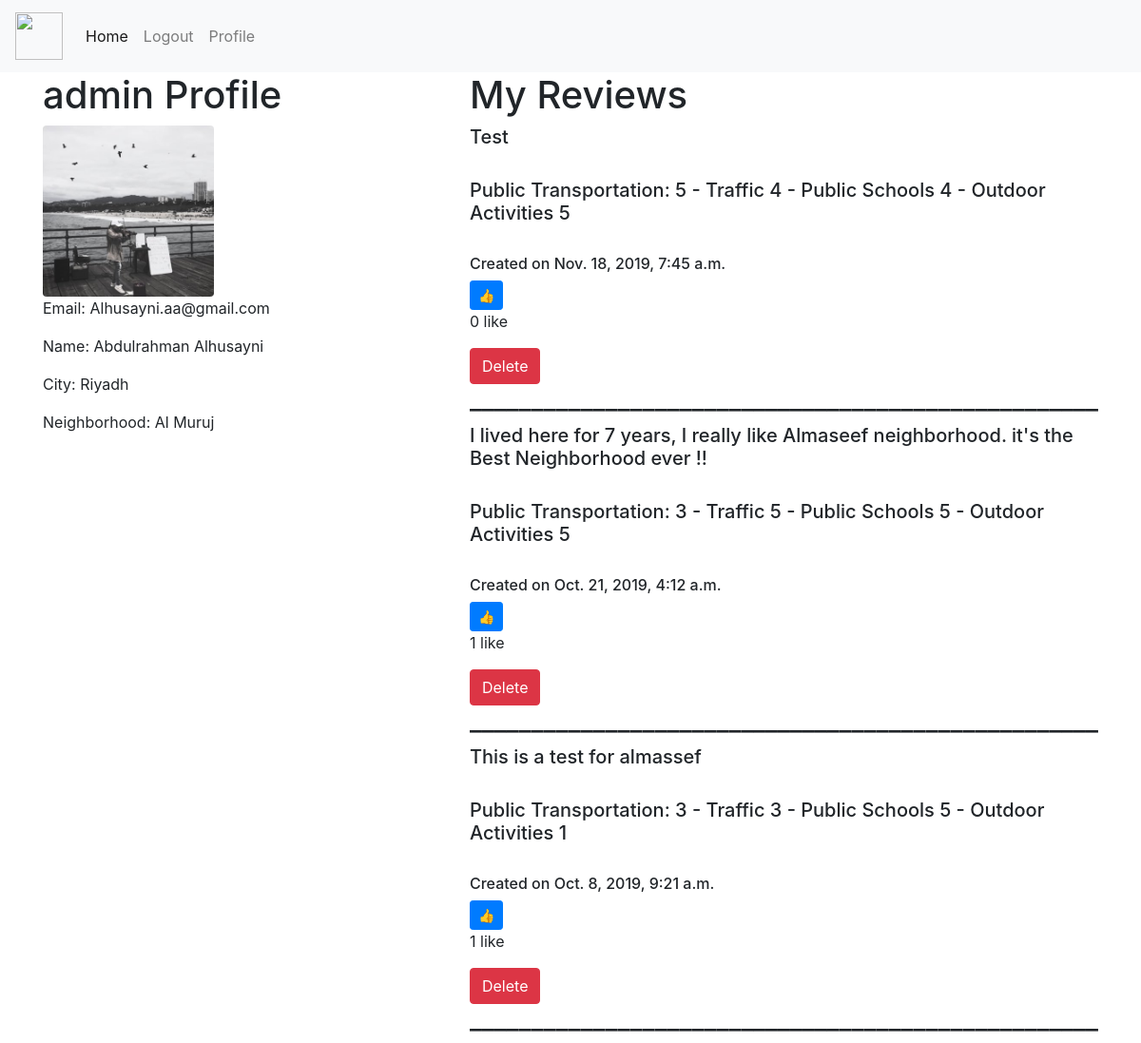
The page /profile/ (signed in) on the database as committed earlier.
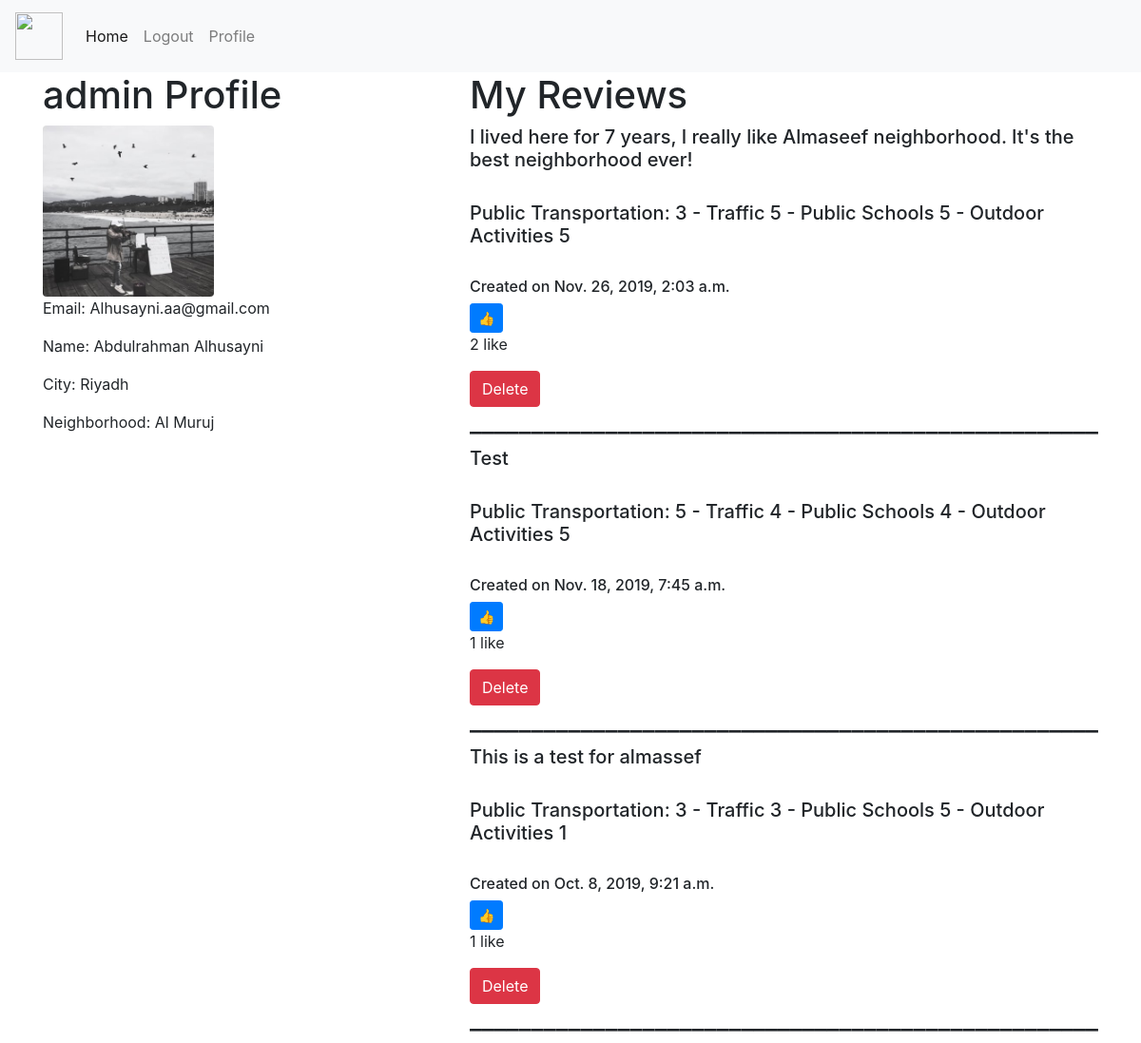
The same page on the database as committed later.
### maindililah/models.py (models this page shows, shortened)
class UserProfile(models.Model):
    NeighborhoodChoices = (
        ('Al Muruj', 'Al Muruj'),
        ('Al Maseef', 'Al Maseef'),
        ('Al Mursalat', 'Al Mursalat')
    )
    CityChoices = (
        ('Riyadh', 'Riyadh'),
    )
    user = models.OneToOneField(User, on_delete=models.CASCADE)
    city = models.CharField(max_length=100, choices=CityChoices, default='')
    neighborhood = models.CharField(max_length=100, choices=NeighborhoodChoices, default='')
    profile_picture = models.ImageField(upload_to='profile_image',default='default.png', blank=True)

class UsersReview(models.Model):
    user = models.ForeignKey(User, on_delete=models.CASCADE)
    neighborhoodName = models.ForeignKey(Neighborhood, on_delete=models.CASCADE)
    review = models.TextField(blank=False)
    rating1 = models.IntegerField(choices=list(zip(range(1, 6), range(1, 6))), blank=False)
    rating2 = models.IntegerField(choices=list(zip(range(1, 6), range(1, 6))), blank=False)
    rating3 = models.IntegerField(choices=list(zip(range(1, 6), range(1, 6))), blank=False)
    rating4 = models.IntegerField(choices=list(zip(range(1, 6), range(1, 6))), blank=False)
    created = models.DateTimeField(auto_now_add=True,null=True, blank=True)
    like = models.ManyToManyField(User, related_name= 'likes', blank=True)
    def total(self):
        return self.like.count()

### maindililah/views.py (the view)
# urls.py: path('profile/', profile, name= 'profile'),
def profile(request):
    user = request.user
    reviews = UsersReview.objects.filter(user=user).order_by('-created')
    args = {'reviews': reviews}
    return render(request, 'profile.html', args)

### maindililah/templates/profile.html (shortened to what this page needs)
{% extends 'base.html' %}
{% block body %}
<div class="row">
    <div class="col">
        <h1>{{ user.username }} Profile</h1>
        <img src="{{ user.userprofile.profile_picture.url }}" class="rounded" height="180" width="180">
        <p>Email: {{ user.email }}</p>
        <p>Name: {{ user.first_name }} {{ user.last_name }}</p>
        <p>City: {{ user.userprofile.city }}</p>
        <p>Neighborhood: {{ user.userprofile.neighborhood }}</p>
    </div>
    <div class="col">
          <h1>My Reviews</h1>
            <div class="row">
            <div class="col">
                {% for r in reviews %}
                <h5>{{ r.review }}</h5>
            <br>
            <h5>Public Transportation: {{ r.rating1 }}  -  Traffic {{ r.rating2 }}  -  Public Schools {{ r.rating3 }}  - Outdoor Activities {{ r.rating4 }} </h5>
                 <br>
            <h6>Created on {{ r.created }}</h6>
                <form action="{% url 'likereviewonprofile' %}" method="post"  >
                <button type="submit" name="reviewid" value="{{ r.id }}" class="btn btn-primary btn-sm"  >👍</button><p>  {{ r.total }}  like{{ total|pluralize }} </p>
                </form>
                <form action="{% url 'deletereviewonprofile' %}" method="post">
              <button type="submit" name="revid" value="{{ r.id }}" class="btn btn-danger">Delete</button>
            </form>
                  <h3> ___________________________________________________</h3>
                    {% endfor %}
            </div>
                </div>
{% endblock %}

### maindililah/templates/base.html (shortened to what this page needs)
<!DOCTYPE html>
<html lang="en">
<head>
    <link rel="stylesheet" href="https://stackpath.bootstrapcdn.com/bootstrap/4.3.1/css/bootstrap.min.css">
    {% load static %}
    <link rel="stylesheet" href="{% static 'css/style.css' %}">
</head>
<body>
<nav class="navbar navbar-expand-lg navbar-light bg-light">
  <a class="navbar-brand" href="{% url 'home' %}"> <img src="https://3.top4top.net/p_1419y5ipz1.png" width="50" height="50" class="d-inline-block align-top" alt=""> </a>
  <div class="collapse navbar-collapse" id="navbarNavAltMarkup">
    <div class="navbar-nav">
      <a class="nav-item nav-link active" href="{% url 'home' %}">Home <span class="sr-only">(current)</span></a>
        {% if user.is_authenticated %}
        <a class="nav-item nav-link" href="{% url 'logout' %}">Logout</a>
            <a class="nav-item nav-link" href="{% url 'profile' %}">Profile</a>
        {% else %}
      <a class="nav-item nav-link" href="{% url 'login' %}">Login</a>
      <a class="nav-item nav-link" href="{% url 'register' %}">Register</a>
        {% endif %}
    </div>
  </div>
</nav>
<div class="container">
{% block body %}
{% endblock %}
</div>
</body>
</html>

Rows that differ between the two databases and show on the page:
removed UsersReview: review "I lived here for 7 years, I really like Almaseef neighborhood. it's the Best Neighborhood ever !!", rating1 "3", rating2 "5", rating3 "5", rating4 "5", created "Oct. 21, 2019, 4:12 a.m.", total "1"
added UsersReview: review "I lived here for 7 years, I really like Almaseef neighborhood. It's the best neighborhood ever!", rating1 "3", rating2 "5", rating3 "5", rating4 "5", created "Nov. 26, 2019, 2:03 a.m.", total "2"
computed for UsersReview "Test": total "0" → "1"
